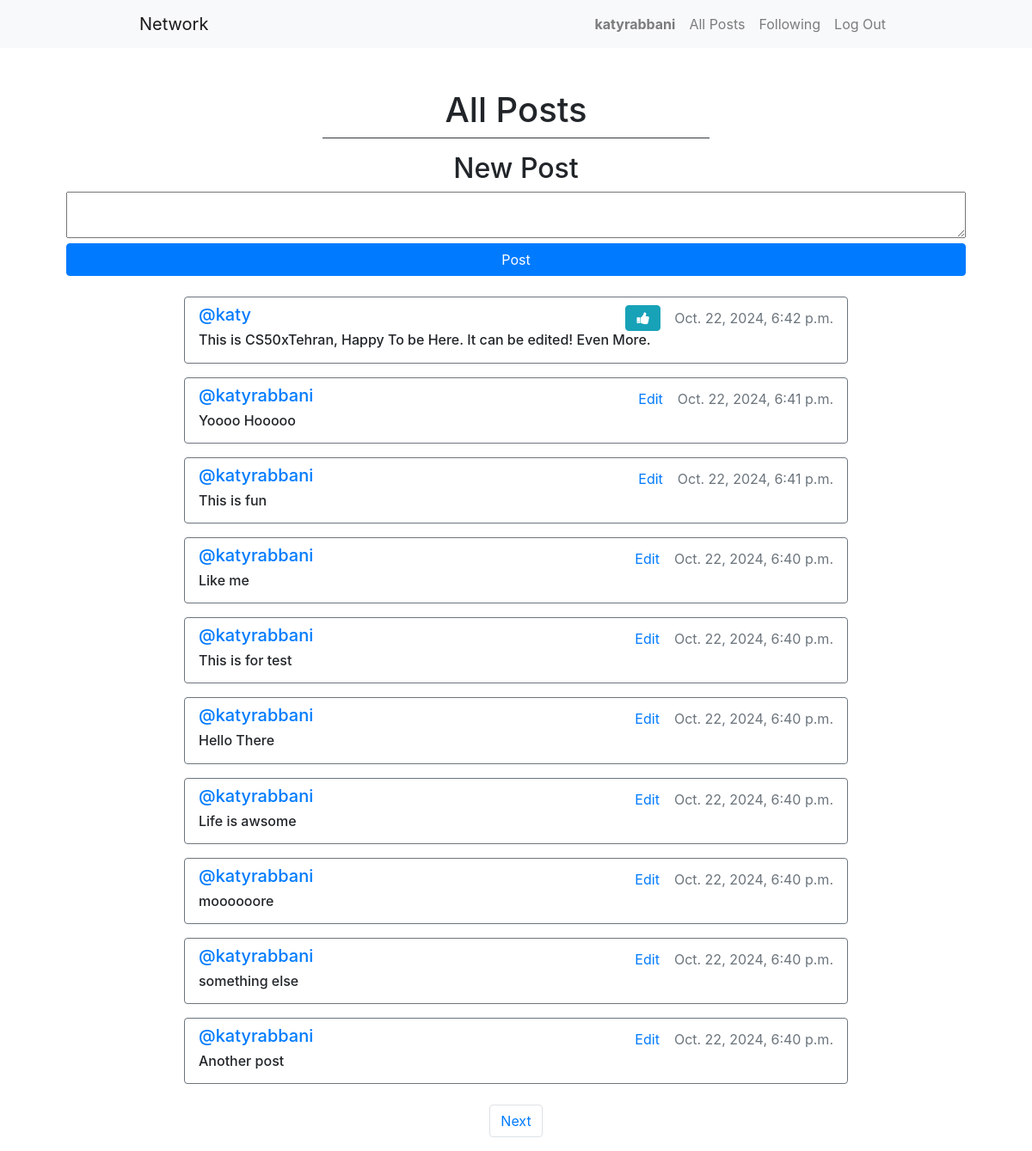
The app's page / (signed in) with its own data.
### network/models.py (models this page shows, shortened)
class User(AbstractUser):
    pass

class Post(models.Model):
    content = models.CharField(max_length=140)
    user = models.ForeignKey(User, on_delete=models.CASCADE, related_name='author')
    date = models.DateTimeField(auto_now_add=True)

### network/views.py (the view)
# urls.py: path("", views.index, name="index"),
def index(request):
    allPosts = Post.objects.all().order_by('id').reverse()
    paginator = Paginator(allPosts, 10)
    pageNumber = request.GET.get('page')
    postsPerPage = paginator.get_page(pageNumber)
    allLikes = Like.objects.all()
    whoYouLiked = []
    try:
        for like in allLikes:
            if like.user.id == request.user.id:
                whoYouLiked.append(like.post.id)
    except:
        whoYouLiked = []
    return render(request, "network/index.html", {
        "allPosts": allPosts,
        "postsPerPage": postsPerPage,
        "whoYouLiked": whoYouLiked
    })

### network/templates/network/index.html (shortened to what this page needs)
{% extends "network/layout.html" %}
{% block body %}
    <h1 class="text-center border-bottom border-dark w-50 m-auto pt-5 pb-2">
        All Posts
    </h1>
    {% if user.is_authenticated %}
        <div class="d-flex flex-column justify-content-center align-items-center my-3 mx-5">
            <h2>New Post</h2>
            <form action="{% url 'new_post' %}" method="post">
                <textarea name="content" row="4" cols="100"></textarea>
                <br/>
                <input type="submit" value="Post" class="btn btn-primary w-100"/>
            </form>
        </div>
    {% endif %}
    <div class="d-flex flex-column m-3">
        {% for post in postsPerPage %}
            <div class="my-2 mx-5 py-2 px-3 border border-secondary rounded row flex-column justify-content-center">
                <div class="d-flex justify-content-between">
                    <h5>
                        <a href="{% url 'profile' user_id=post.user.id %}">
                            @{{ post.user }}
                        </a>
                    </h5>
                    <div class="d-flex justify-content-between align-items-center">
                        {% if user.is_authenticated %}
                            {% if user == post.user %}
                                <div class="d-flex justify-content-around mr-3">
                                    <button
                                        class="btn p-0 text-primary"
                                        data-toggle="modal"
                                        data-target="#modal_edit_post_{{ post.id }}"
                                    >Edit</button>
                                </div>
                            {% else %}
                                {% if post.id in whoYouLiked %}
                                    <button
                                        class="btn btn-info fa fa-thumbs-down mr-3"
                                        onclick="LikeHandler('{{ post.id }}', '{{ whoYouLiked }}')"
                                        id="{{ post.id }}"
                                    ></button>
                                {% else %}
                                    <button
                                        class="btn btn-info fa fa-thumbs-up mr-3"
                                        onclick="LikeHandler('{{ post.id }}', '{{ whoYouLiked }}')"
                                        id="{{ post.id }}"
                                    ></button>
                                {% endif %}
                            {% endif %}
                        {% endif %}
                        <p class="text-secondary mb-0">{{ post.date }}</p>
                    </div>
                </div>
                <h6 id="content_{{ post.id }}">{{ post.content }}</h6>
            </div>
        {% endfor %}
    </div>
    <nav aria-label="Page navigation example">
        <ul class="pagination justify-content-center">
            {% if postsPerPage.has_next %}
                <li class="page-item">
                    <a class="page-link" href="?page={{ postsPerPage.next_page_number }}">
                        Next
                    </a>
                </li>
            {% endif %}
        </ul>
    </nav>
{% endblock %}

### network/templates/network/layout.html (shortened to what this page needs)
{% load static %}
<!DOCTYPE html>
<html lang="en">
    <head>
        <link rel="stylesheet" href="https://stackpath.bootstrapcdn.com/bootstrap/4.4.1/css/bootstrap.min.css">
        <link href="{% static 'network/styles.css' %}" rel="stylesheet">
        <link rel="stylesheet" href="https://cdnjs.cloudflare.com/ajax/libs/font-awesome/4.7.0/css/font-awesome.min.css">
    </head>
    <body>
        <nav class="navbar navbar-expand-lg navbar-light bg-light">
            <div class="w-75 m-auto d-flex justify-content-between">
                <a class="navbar-brand" href="{% url 'index' %}">
                    Network
                </a>
                <div>
                    <ul class="navbar-nav mr-auto">
                        {% if user.is_authenticated %}
                            <li class="nav-item">
                                <a class="nav-link font-weight-bold" href="{% url 'profile' user_id=user.id %}">
                                    {{ user.username }}
                                </a>
                            </li>
                        {% endif %}
                        <li class="nav-item">
                        <a class="nav-link" href="{% url 'index' %}">All Posts</a>
                        </li>
                        {% if user.is_authenticated %}
                            <li class="nav-item">
                                <a class="nav-link" href="{% url 'following' %}">Following</a>
                            </li>
                            <li class="nav-item">
                                <a class="nav-link" href="{% url 'logout' %}">Log Out</a>
                            </li>
                        {% endif %}
                    </ul>
                </div>
            </div>
          </nav>
        <div class="body w-75 m-auto">
            {% block body %}
            {% endblock %}
        </div>
    </body>
</html>

### records on screen
User: username "katyrabbani"
Post: user "katy", date "Oct. 22, 2024, 6:42 p.m.", content "This is CS50xTehran, Happy To be Here. It can be edited! Even More."
Post: user "katyrabbani", date "Oct. 22, 2024, 6:41 p.m.", content "Yoooo Hooooo"
Post: user "katyrabbani", date "Oct. 22, 2024, 6:41 p.m.", content "This is fun"
Post: user "katyrabbani", date "Oct. 22, 2024, 6:40 p.m.", content "Like me"
Post: user "katyrabbani", date "Oct. 22, 2024, 6:40 p.m.", content "This is for test"
Post: user "katyrabbani", date "Oct. 22, 2024, 6:40 p.m.", content "Hello There"
Post: user "katyrabbani", date "Oct. 22, 2024, 6:40 p.m.", content "Life is awsome"
Post: user "katyrabbani", date "Oct. 22, 2024, 6:40 p.m.", content "moooooore"
Post: user "katyrabbani", date "Oct. 22, 2024, 6:40 p.m.", content "something else"
Post: user "katyrabbani", date "Oct. 22, 2024, 6:40 p.m.", content "Another post"
